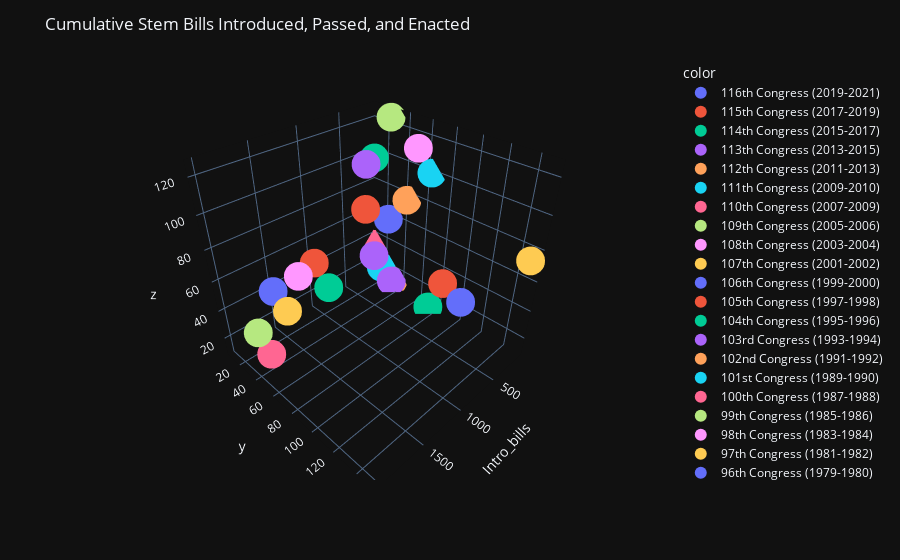

This figure's notebook cell:
### Code cell
fig5 = px.scatter_3d(df, x='Intro_bills', y= senate_enacted_rate, z= house_senate_rate
                 ,size=house_senate_rate
                 ,hover_data=['Split_Gov', 'enacted_signed_by_pres', 'enacted_included_in_other_bill']
                 ,color= congress)
fig5.update_traces(marker=dict(size=10))
fig5.update_layout(template='plotly_dark')
fig5.update_layout(title='Cumulative Stem Bills Introduced, Passed, and Enacted',
                xaxis_title = 'STEM Bills Introduced per Congress', 
                yaxis_title ='Bills Enacted')
fig5.show()

### Figure 1 — Plotly figure (JSON) as saved in the notebook; plotly's stock layout.template omitted (floating-point values rounded to 4 significant figures)
{"data": [{"customdata": [["No", 12, 32]], "hovertemplate": "color=116th Congress (2019-2021)<br>Intro_bills=%{x}<br>y=%{y}<br>z=%{z}<br>size=%{marker.size}<br>Split_Gov=%{customdata[0]}<br>enacted_signed_by_pres=%{customdata[1]}<br>enacted_included_in_other_bill=%{customdata[2]}<extra></extra>", "legendgroup": "116th Congress (2019-2021)", "marker": {"color": "#636efa", "size": 10, "sizemode": "area", "sizeref": 0.3125, "symbol": "circle"}, "mode": "markers", "name": "116th Congress (2019-2021)", "scene": "scene", "showlegend": true, "type": "scatter3d", "x": [421], "y": [116.7], "z": [42.42]}, {"customdata": [["Yes", 16, 41]], "hovertemplate": "color=115th Congress (2017-2019)<br>Intro_bills=%{x}<br>y=%{y}<br>z=%{z}<br>size=%{marker.size}<br>Split_Gov=%{customdata[0]}<br>enacted_signed_by_pres=%{customdata[1]}<br>enacted_included_in_other_bill=%{customdata[2]}<extra></extra>", "legendgroup": "115th Congress (2017-2019)", "marker": {"color": "#EF553B", "size": 10, "sizemode": "area", "sizeref": 0.3125, "symbol": "circle"}, "mode": "markers", "name": "115th Congress (2017-2019)", "scene": "scene", "showlegend": true, "type": "scatter3d", "x": [297], "y": [93.75], "z": [41.67]}, {"customdata": [["No", 4, 10]], "hovertemplate": "color=114th Congress (2015-2017)<br>Intro_bills=%{x}<br>y=%{y}<br>z=%{z}<br>size=%{marker.size}<br>Split_Gov=%{customdata[0]}<br>enacted_signed_by_pres=%{customdata[1]}<br>enacted_included_in_other_bill=%{customdata[2]}<extra></extra>", "legendgroup": "114th Congress (2015-2017)", "marker": {"color": "#00cc96", "size": 10, "sizemode": "area", "sizeref": 0.3125, "symbol": "circle"}, "mode": "markers", "name": "114th Congress (2015-2017)", "scene": "scene", "showlegend": true, "type": "scatter3d", "x": [169], "y": [75], "z": [10.71]}, {"customdata": [["No", 6, 11]], "hovertemplate": "color=113th Congress (2013-2015)<br>Intro_bills=%{x}<br>y=%{y}<br>z=%{z}<br>size=%{marker.size}<br>Split_Gov=%{customdata[0]}<br>enacted_signed_by_pres=%{customdata[1]}<br>enacted_included_in_other_bill=%{customdata[2]}<extra></extra>", "legendgroup": "113th Congress (2013-2015)", "marker": {"color": "#ab63fa", "size": 10, "sizemode": "area", "sizeref": 0.3125, "symbol": "circle"}, "mode": "markers", "name": "113th Congress (2013-2015)", "scene": "scene", "showlegend": true, "type": "scatter3d", "x": [148], "y": [33.33], "z": [13.33]}, {"customdata": [["No", 3, 4]], "hovertemplate": "color=112th Congress (2011-2013)<br>Intro_bills=%{x}<br>y=%{y}<br>z=%{z}<br>size=%{marker.size}<br>Split_Gov=%{customdata[0]}<br>enacted_signed_by_pres=%{customdata[1]}<br>enacted_included_in_other_bill=%{customdata[2]}<extra></extra>", "legendgroup": "112th Congress (2011-2013)", "marker": {"color": "#FFA15A", "size": 10, "sizemode": "area", "sizeref": 0.3125, "symbol": "circle"}, "mode": "markers", "name": "112th Congress (2011-2013)", "scene": "scene", "showlegend": true, "type": "scatter3d", "x": [124], "y": [33.33], "z": [12.5]}, {"customdata": [["Yes", 14, 20]], "hovertemplate": "color=111th Congress (2009-2010)<br>Intro_bills=%{x}<br>y=%{y}<br>z=%{z}<br>size=%{marker.size}<br>Split_Gov=%{customdata[0]}<br>enacted_signed_by_pres=%{customdata[1]}<br>enacted_included_in_other_bill=%{customdata[2]}<extra></extra>", "legendgroup": "111th Congress (2009-2010)", "marker": {"color": "#19d3f3", "size": 10, "sizemode": "area", "sizeref": 0.3125, "symbol": "circle"}, "mode": "markers", "name": "111th Congress (2009-2010)", "scene": "scene", "showlegend": true, "type": "scatter3d", "x": [147], "y": [21.43], "z": [20]}, {"customdata": [["Yes", 89, 161]], "hovertemplate": "color=110th Congress (2007-2009)<br>Intro_bills=%{x}<br>y=%{y}<br>z=%{z}<br>size=%{marker.size}<br>Split_Gov=%{customdata[0]}<br>enacted_signed_by_pres=%{customdata[1]}<br>enacted_included_in_other_bill=%{customdata[2]}<extra></extra>", "legendgroup": "110th Congress (2007-2009)", "marker": {"color": "#FF6692", "size": 10, "sizemode": "area", "sizeref": 0.3125, "symbol": "circle"}, "mode": "markers", "name": "110th Congress (2007-2009)", "scene": "scene", "showlegend": true, "type": "scatter3d", "x": [1850], "y": [38.2], "z": [17.35]}, {"customdata": [["No", 100, 117]], "hovertemplate": "color=109th Congress (2005-2006)<br>Intro_bills=%{x}<br>y=%{y}<br>z=%{z}<br>size=%{marker.size}<br>Split_Gov=%{customdata[0]}<br>enacted_signed_by_pres=%{customdata[1]}<br>enacted_included_in_other_bill=%{customdata[2]}<extra></extra>", "legendgroup": "109th Congress (2005-2006)", "marker": {"color": "#B6E880", "size": 10, "sizemode": "area", "sizeref": 0.3125, "symbol": "circle"}, "mode": "markers", "name": "109th Congress (2005-2006)", "scene": "scene", "showlegend": true, "type": "scatter3d", "x": [2004], "y": [46], "z": [43.4]}, {"customdata": [["No", 128, 150]], "hovertemplate": "color=108th Congress (2003-2004)<br>Intro_bills=%{x}<br>y=%{y}<br>z=%{z}<br>size=%{marker.size}<br>Split_Gov=%{customdata[0]}<br>enacted_signed_by_pres=%{customdata[1]}<br>enacted_included_in_other_bill=%{customdata[2]}<extra></extra>", "legendgroup": "108th Congress (2003-2004)", "marker": {"color": "#FF97FF", "size": 10, "sizemode": "area", "sizeref": 0.3125, "symbol": "circle"}, "mode": "markers", "name": "108th Congress (2003-2004)", "scene": "scene", "showlegend": true, "type": "scatter3d", "x": [1744], "y": [68.75], "z": [80.73]}, {"customdata": [["No", 97, 116]], "hovertemplate": "color=107th Congress (2001-2002)<br>Intro_bills=%{x}<br>y=%{y}<br>z=%{z}<br>size=%{marker.size}<br>Split_Gov=%{customdata[0]}<br>enacted_signed_by_pres=%{customdata[1]}<br>enacted_included_in_other_bill=%{customdata[2]}<extra></extra>", "legendgroup": "107th Congress (2001-2002)", "marker": {"color": "#FECB52", "size": 10, "sizemode": "area", "sizeref": 0.3125, "symbol": "circle"}, "mode": "markers", "name": "107th Congress (2001-2002)", "scene": "scene", "showlegend": true, "type": "scatter3d", "x": [1805], "y": [59.79], "z": [57.43]}, {"customdata": [["Yes", 149, 185]], "hovertemplate": "color=106th Congress (1999-2000)<br>Intro_bills=%{x}<br>y=%{y}<br>z=%{z}<br>size=%{marker.size}<br>Split_Gov=%{customdata[0]}<br>enacted_signed_by_pres=%{customdata[1]}<br>enacted_included_in_other_bill=%{customdata[2]}<extra></extra>", "legendgroup": "106th Congress (1999-2000)", "marker": {"color": "#636efa", "size": 10, "sizemode": "area", "sizeref": 0.3125, "symbol": "circle"}, "mode": "markers", "name": "106th Congress (1999-2000)", "scene": "scene", "showlegend": true, "type": "scatter3d", "x": [1782], "y": [43.62], "z": [61.9]}, {"customdata": [["Yes", 125, 150]], "hovertemplate": "color=105th Congress (1997-1998)<br>Intro_bills=%{x}<br>y=%{y}<br>z=%{z}<br>size=%{marker.size}<br>Split_Gov=%{customdata[0]}<br>enacted_signed_by_pres=%{customdata[1]}<br>enacted_included_in_other_bill=%{customdata[2]}<extra></extra>", "legendgroup": "105th Congress (1997-1998)", "marker": {"color": "#EF553B", "size": 10, "sizemode": "area", "sizeref": 0.3125, "symbol": "circle"}, "mode": "markers", "name": "105th Congress (1997-1998)", "scene": "scene", "showlegend": true, "type": "scatter3d", "x": [1360], "y": [47.2], "z": [68.6]}, {"customdata": [["Yes", 94, 111]], "hovertemplate": "color=104th Congress (1995-1996)<br>Intro_bills=%{x}<br>y=%{y}<br>z=%{z}<br>size=%{marker.size}<br>Split_Gov=%{customdata[0]}<br>enacted_signed_by_pres=%{customdata[1]}<br>enacted_included_in_other_bill=%{customdata[2]}<extra></extra>", "legendgroup": "104th Congress (1995-1996)", "marker": {"color": "#00cc96", "size": 10, "sizemode": "area", "sizeref": 0.3125, "symbol": "circle"}, "mode": "markers", "name": "104th Congress (1995-1996)", "scene": "scene", "showlegend": true, "type": "scatter3d", "x": [1039], "y": [30.85], "z": [34.94]}, {"customdata": [["No", 91, 104]], "hovertemplate": "color=103rd Congress (1993-1994)<br>Intro_bills=%{x}<br>y=%{y}<br>z=%{z}<br>size=%{marker.size}<br>Split_Gov=%{customdata[0]}<br>enacted_signed_by_pres=%{customdata[1]}<br>enacted_included_in_other_bill=%{customdata[2]}<extra></extra>", "legendgroup": "103rd Congress (1993-1994)", "marker": {"color": "#ab63fa", "size": 10, "sizemode": "area", "sizeref": 0.3125, "symbol": "circle"}, "mode": "markers", "name": "103rd Congress (1993-1994)", "scene": "scene", "showlegend": true, "type": "scatter3d", "x": [526], "y": [40.66], "z": [47.44]}, {"customdata": [["Yes", 31, 33]], "hovertemplate": "color=102nd Congress (1991-1992)<br>Intro_bills=%{x}<br>y=%{y}<br>z=%{z}<br>size=%{marker.size}<br>Split_Gov=%{customdata[0]}<br>enacted_signed_by_pres=%{customdata[1]}<br>enacted_included_in_other_bill=%{customdata[2]}<extra></extra>", "legendgroup": "102nd Congress (1991-1992)", "marker": {"color": "#FFA15A", "size": 10, "sizemode": "area", "sizeref": 0.3125, "symbol": "circle"}, "mode": "markers", "name": "102nd Congress (1991-1992)", "scene": "scene", "showlegend": true, "type": "scatter3d", "x": [118], "y": [45.16], "z": [77.78]}, {"customdata": [["Yes", 20, 26]], "hovertemplate": "color=101st Congress (1989-1990)<br>Intro_bills=%{x}<br>y=%{y}<br>z=%{z}<br>size=%{marker.size}<br>Split_Gov=%{customdata[0]}<br>enacted_signed_by_pres=%{customdata[1]}<br>enacted_included_in_other_bill=%{customdata[2]}<extra></extra>", "legendgroup": "101st Congress (1989-1990)", "marker": {"color": "#19d3f3", "size": 10, "sizemode": "area", "sizeref": 0.3125, "symbol": "circle"}, "mode": "markers", "name": "101st Congress (1989-1990)", "scene": "scene", "showlegend": true, "type": "scatter3d", "x": [88], "y": [65], "z": [100]}, {"customdata": [["Yes", 21, 24]], "hovertemplate": "color=100th Congress (1987-1988)<br>Intro_bills=%{x}<br>y=%{y}<br>z=%{z}<br>size=%{marker.size}<br>Split_Gov=%{customdata[0]}<br>enacted_signed_by_pres=%{customdata[1]}<br>enacted_included_in_other_bill=%{customdata[2]}<extra></extra>", "legendgroup": "100th Congress (1987-1988)", "marker": {"color": "#FF6692", "size": 10, "sizemode": "area", "sizeref": 0.3125, "symbol": "circle"}, "mode": "markers", "name": "100th Congress (1987-1988)", "scene": "scene", "showlegend": true, "type": "scatter3d", "x": [111], "y": [9.524], "z": [33.33]}, {"customdata": [["No", 18, 21]], "hovertemplate": "color=99th Congress (1985-1986)<br>Intro_bills=%{x}<br>y=%{y}<br>z=%{z}<br>size=%{marker.size}<br>Split_Gov=%{customdata[0]}<br>enacted_signed_by_pres=%{customdata[1]}<br>enacted_included_in_other_bill=%{customdata[2]}<extra></extra>", "legendgroup": "99th Congress (1985-1986)", "marker": {"color": "#B6E880", "size": 10, "sizemode": "area", "sizeref": 0.3125, "symbol": "circle"}, "mode": "markers", "name": "99th Congress (1985-1986)", "scene": "scene", "showlegend": true, "type": "scatter3d", "x": [122], "y": [27.78], "z": [125]}, {"customdata": [["No", 14, 15]], "hovertemplate": "color=98th Congress (1983-1984)<br>Intro_bills=%{x}<br>y=%{y}<br>z=%{z}<br>size=%{marker.size}<br>Split_Gov=%{customdata[0]}<br>enacted_signed_by_pres=%{customdata[1]}<br>enacted_included_in_other_bill=%{customdata[2]}<extra></extra>", "legendgroup": "98th Congress (1983-1984)", "marker": {"color": "#FF97FF", "size": 10, "sizemode": "area", "sizeref": 0.3125, "symbol": "circle"}, "mode": "markers", "name": "98th Congress (1983-1984)", "scene": "scene", "showlegend": true, "type": "scatter3d", "x": [176], "y": [57.14], "z": [114.3]}, {"customdata": [["No", 6, 6]], "hovertemplate": "color=97th Congress (1981-1982)<br>Intro_bills=%{x}<br>y=%{y}<br>z=%{z}<br>size=%{marker.size}<br>Split_Gov=%{customdata[0]}<br>enacted_signed_by_pres=%{customdata[1]}<br>enacted_included_in_other_bill=%{customdata[2]}<extra></extra>", "legendgroup": "97th Congress (1981-1982)", "marker": {"color": "#FECB52", "size": 10, "sizemode": "area", "sizeref": 0.3125, "symbol": "circle"}, "mode": "markers", "name": "97th Congress (1981-1982)", "scene": "scene", "showlegend": true, "type": "scatter3d", "x": [132], "y": [150], "z": [75]}, {"customdata": [["No", 21, 25]], "hovertemplate": "color=96th Congress (1979-1980)<br>Intro_bills=%{x}<br>y=%{y}<br>z=%{z}<br>size=%{marker.size}<br>Split_Gov=%{customdata[0]}<br>enacted_signed_by_pres=%{customdata[1]}<br>enacted_included_in_other_bill=%{customdata[2]}<extra></extra>", "legendgroup": "96th Congress (1979-1980)", "marker": {"color": "#636efa", "size": 10, "sizemode": "area", "sizeref": 0.3125, "symbol": "circle"}, "mode": "markers", "name": "96th Congress (1979-1980)", "scene": "scene", "showlegend": true, "type": "scatter3d", "x": [146], "y": [28.57], "z": [60]}, {"customdata": [["No", 13, 14]], "hovertemplate": "color=95th Congress (1977-1978)<br>Intro_bills=%{x}<br>y=%{y}<br>z=%{z}<br>size=%{marker.size}<br>Split_Gov=%{customdata[0]}<br>enacted_signed_by_pres=%{customdata[1]}<br>enacted_included_in_other_bill=%{customdata[2]}<extra></extra>", "legendgroup": "95th Congress (1977-1978)", "marker": {"color": "#EF553B", "size": 10, "sizemode": "area", "sizeref": 0.3125, "symbol": "circle"}, "mode": "markers", "name": "95th Congress (1977-1978)", "scene": "scene", "showlegend": true, "type": "scatter3d", "x": [308], "y": [15.38], "z": [66.67]}, {"customdata": [["Yes", 11, 12]], "hovertemplate": "color=94th Congress (1975-1976)<br>Intro_bills=%{x}<br>y=%{y}<br>z=%{z}<br>size=%{marker.size}<br>Split_Gov=%{customdata[0]}<br>enacted_signed_by_pres=%{customdata[1]}<br>enacted_included_in_other_bill=%{customdata[2]}<extra></extra>", "legendgroup": "94th Congress (1975-1976)", "marker": {"color": "#00cc96", "size": 10, "sizemode": "area", "sizeref": 0.3125, "symbol": "circle"}, "mode": "markers", "name": "94th Congress (1975-1976)", "scene": "scene", "showlegend": true, "type": "scatter3d", "x": [215], "y": [18.18], "z": [100]}, {"customdata": [["Yes", 9, 14]], "hovertemplate": "color=93rd Congress (1973-1974)<br>Intro_bills=%{x}<br>y=%{y}<br>z=%{z}<br>size=%{marker.size}<br>Split_Gov=%{customdata[0]}<br>enacted_signed_by_pres=%{customdata[1]}<br>enacted_included_in_other_bill=%{customdata[2]}<extra></extra>", "legendgroup": "93rd Congress (1973-1974)", "marker": {"color": "#ab63fa", "size": 10, "sizemode": "area", "sizeref": 0.3125, "symbol": "circle"}, "mode": "markers", "name": "93rd Congress (1973-1974)", "scene": "scene", "showlegend": true, "type": "scatter3d", "x": [384], "y": [22.22], "z": [100]}], "layout": {"legend": {"itemsizing": "constant", "title": {"text": "color"}, "tracegroupgap": 0}, "margin": {"t": 60}, "scene": {"domain": {"x": [0, 1], "y": [0, 1]}, "xaxis": {"title": {"text": "Intro_bills"}}, "yaxis": {"title": {"text": "y"}}, "zaxis": {"title": {"text": "z"}}}, "title": {"text": "Cumulative Stem Bills Introduced, Passed, and Enacted"}, "xaxis": {"title": {"text": "STEM Bills Introduced per Congress"}}, "yaxis": {"title": {"text": "Bills Enacted"}}}}
